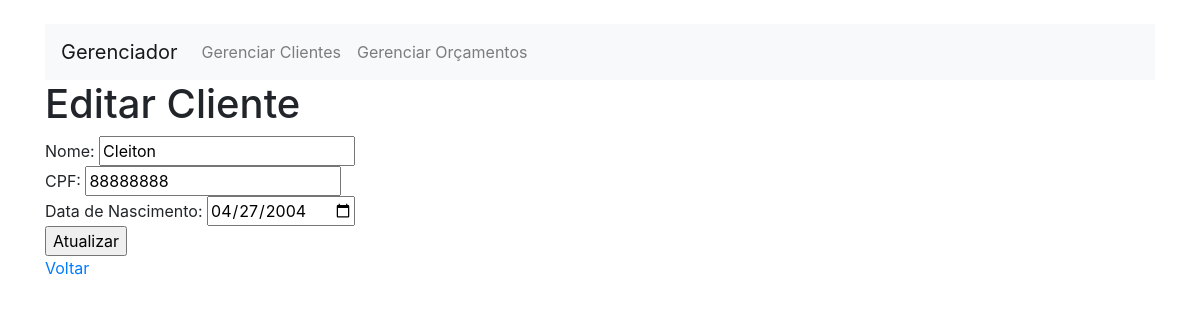
The page /index.php?entity=cliente&action=edit&id=1 on the database its author committed.
### tables this page shows
CREATE TABLE cliente (
    ID INTEGER PRIMARY KEY AUTOINCREMENT,
    Nome TEXT NOT NULL,
    CPF TEXT NOT NULL,
    DataNascimento TEXT NOT NULL
);

### Config/database.php (called while the page is built, shortened)
<?php
class Database {
    private $connection;
    public function __construct() {
        $this->connection = new PDO('sqlite:./database.sqlite');
        $this->connection->setAttribute(PDO::ATTR_ERRMODE, PDO::ERRMODE_EXCEPTION);
    }
    public function getConnection() {
        return $this->connection;
    }
}
?>

### Controllers/clienteController.php (called while the page is built, shortened)
<?php
require_once 'models/Cliente.php';
class ClienteController {
    public function edit($id) {
        $cliente = new Cliente();
        $cliente->id = $id;
        $cliente->readOne();
        return $cliente;
    }
}
?>

### Models/cliente.php (called while the page is built, shortened)
<?php
require_once 'config/database.php';
class Cliente {
    private $connection;
    private $table = "cliente";
    public $id;
    public function __construct() {
        $this->connection = (new Database())->getConnection();
    }
    public function readOne() {
        $query = "SELECT * FROM " . $this->table . " WHERE ID = :id";
        $stmt = $this->connection->prepare($query);
        $stmt->bindParam(':id', $this->id);
        $stmt->execute();
        $data = $stmt->fetch(PDO::FETCH_ASSOC);
        if ($data) {
            $this->nome = $data['Nome'];
            $this->cpf = $data['CPF'];
            $this->dataNascimento = $data['DataNascimento'];
        }
    }
}
?>

### Views/cliente/edit.php (the view, shortened to what this page needs)
<!DOCTYPE html>
<html>
<head>
</head>
<body>
    <h1>Editar Cliente</h1>
    <form action="index.php?action=edit&id=<?php echo $cliente->id; ?>" method="post">
        Nome: <input type="text" name="nome" value="<?php echo $cliente->nome; ?>" required><br>
        CPF: <input type="text" name="cpf" value="<?php echo $cliente->cpf; ?>" required><br>
        Data de Nascimento: <input type="date" name="dataNascimento" value="<?php echo $cliente->dataNascimento; ?>" required><br>
        <input type="submit" value="Atualizar">
    </form>
    <a href="index.php">Voltar</a>
</body>
</html>

### rows shown on the page
cliente: nome "Cleiton", cpf "88888888", dataNascimento "04/27/2004"
